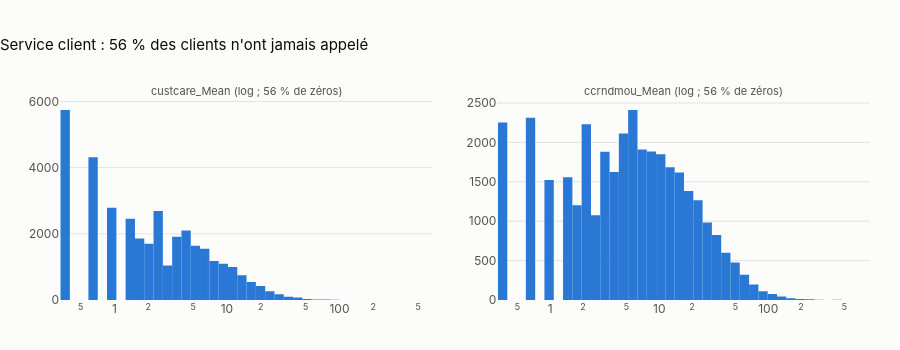

Source (notebook cell):
### Markdown cell above
**Conclusion** : `change_mou` et `change_rev` sont centrées près de zéro (médianes −6,5 min et −0,32 $) avec des queues extrêmes des deux côtés ; ce sont les seules variables signées, d'où l'échelle linéaire.

### Code cell
publish(histograms_grid(train, eda.KEY_VARIABLES["Qualité réseau"],
                        "Qualité réseau : quelques appels échoués par mois pour la plupart des clients"),
        "02_hist_reseau")
publish(histograms_grid(train, eda.KEY_VARIABLES["Service client"],
                        "Service client : 56 % des clients n'ont jamais appelé"),
        "02_hist_service")

### Figure 1 — Plotly figure (JSON) as saved in the notebook; plotly's stock layout.template omitted (floating-point values rounded to 4 significant figures)
{"data": [{"hovertemplate": "custcare_Mean ≈ %{x:,.3g}<br>%{y:,} clients<extra></extra>", "marker": {"color": "#2a78d6", "line": {"width": 0}}, "name": "custcare_Mean", "showlegend": false, "type": "bar", "width": [0.06989, 0.08454, 0.1023, 0.1237, 0.1496, 0.181, 0.219, 0.2649, 0.3204, 0.3876, 0.4689, 0.5672, 0.6861, 0.83, 1.004, 1.215, 1.469, 1.777, 2.15, 2.601, 3.146, 3.805, 4.603, 5.568, 6.736, 8.148, 9.857, 11.92, 14.42, 17.45, 21.11, 25.53, 30.88, 37.36, 45.19, 54.67, 66.13, 79.99, 96.76, 117.1], "x": [0.3666, 0.4435, 0.5365, 0.6489, 0.785, 0.9496, 1.149, 1.39, 1.681, 2.033, 2.46, 2.975, 3.599, 4.354, 5.267, 6.371, 7.707, 9.323, 11.28, 13.64, 16.5, 19.96, 24.15, 29.21, 35.33, 42.74, 51.7, 62.55, 75.66, 91.52, 110.7, 133.9, 162.0, 196.0, 237.1, 286.8, 346.9, 419.6, 507.6, 614.0], "xaxis": "x", "y": [5744, 0, 0, 4319, 0, 2787, 0, 2455, 1857, 1697, 2689, 1041, 1913, 2103, 1640, 1552, 1177, 1093, 995, 750, 541, 422, 261, 175, 95, 74, 34, 12, 12, 7, 3, 1, 1, 1, 0, 1, 2, 0, 0, 1], "yaxis": "y"}, {"hovertemplate": "ccrndmou_Mean ≈ %{x:,.3g}<br>%{y:,} clients<extra></extra>", "marker": {"color": "#2a78d6", "line": {"width": 0}}, "name": "ccrndmou_Mean", "showlegend": false, "type": "bar", "width": [0.07235, 0.08805, 0.1072, 0.1304, 0.1587, 0.1932, 0.2351, 0.2861, 0.3482, 0.4238, 0.5158, 0.6278, 0.764, 0.9299, 1.132, 1.377, 1.676, 2.04, 2.483, 3.022, 3.678, 4.476, 5.447, 6.63, 8.069, 9.82, 11.95, 14.55, 17.7, 21.54, 26.22, 31.91, 38.84, 47.27, 57.53, 70.01, 85.21, 103.7, 126.2, 153.6], "x": [0.3677, 0.4475, 0.5447, 0.6629, 0.8068, 0.9819, 1.195, 1.454, 1.77, 2.154, 2.622, 3.191, 3.883, 4.726, 5.752, 7.001, 8.52, 10.37, 12.62, 15.36, 18.69, 22.75, 27.69, 33.7, 41.01, 49.91, 60.75, 73.93, 89.98, 109.5, 133.3, 162.2, 197.4, 240.3, 292.4, 355.9, 433.1, 527.1, 641.5, 780.8], "xaxis": "x2", "y": [2252, 0, 0, 2312, 0, 1522, 0, 1559, 1202, 2230, 1077, 1882, 1623, 2113, 2411, 1909, 1883, 1848, 1685, 1619, 1383, 1265, 985, 824, 598, 475, 319, 196, 110, 75, 43, 22, 13, 11, 3, 1, 3, 0, 1, 1], "yaxis": "y2"}], "layout": {"annotations": [{"font": {"color": "#52514e", "size": 11}, "showarrow": false, "text": "custcare_Mean (log ; 56 % de zéros)", "x": 0.23, "xanchor": "center", "xref": "paper", "y": 1.0, "yanchor": "bottom", "yref": "paper"}, {"font": {"color": "#52514e", "size": 11}, "showarrow": false, "text": "ccrndmou_Mean (log ; 56 % de zéros)", "x": 0.77, "xanchor": "center", "xref": "paper", "y": 1.0, "yanchor": "bottom", "yref": "paper"}], "bargap": 0.05, "height": 350, "title": {"text": "Service client : 56 % des clients n'ont jamais appelé"}, "xaxis": {"anchor": "y", "domain": [0.0, 0.46], "type": "log"}, "xaxis2": {"anchor": "y2", "domain": [0.54, 1.0], "type": "log"}, "yaxis": {"anchor": "x", "domain": [0.0, 1.0]}, "yaxis2": {"anchor": "x2", "domain": [0.0, 1.0]}}}
